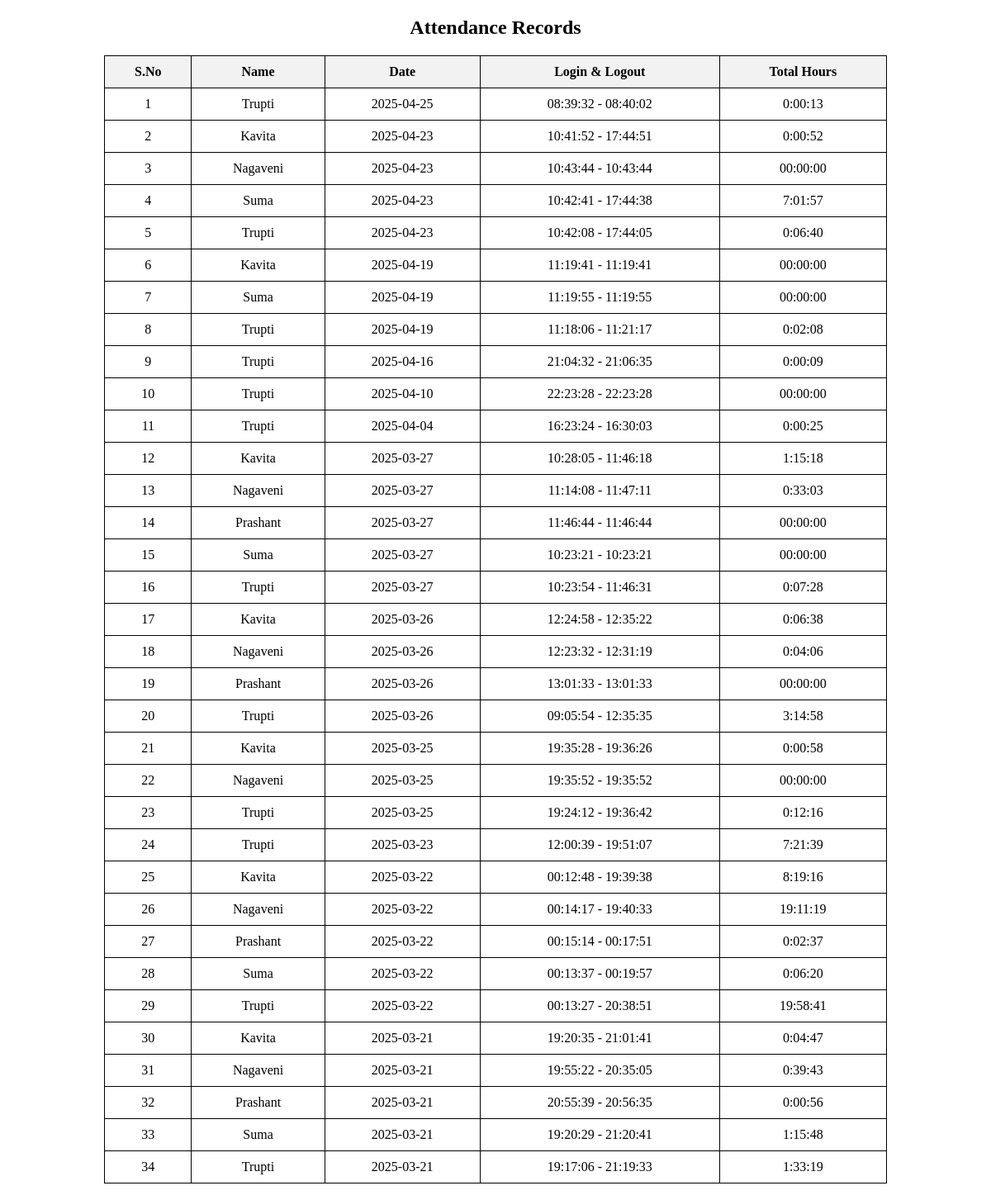
The page / on the database its author committed.
### tables this page shows
CREATE TABLE attendance (
            id INTEGER PRIMARY KEY AUTOINCREMENT,
            name TEXT NOT NULL,
            day TEXT NOT NULL,  -- Date of attendance entry
            login_logout TEXT NOT NULL,  -- Stores all login/logout times in one row per day
            total_hours TEXT NOT NULL,    -- Stores total hours for the day
            UNIQUE(name, day)  -- Ensure each student has only one row per day
        );

### app.py (the view)
@app.route('/')
def index():
    records = fetch_attendance()
    print("[DEBUG] Attendance Records Retrieved:", len(records))
    return render_template('attendance.html', attendance=records)

### templates/attendance.html (shortened to what this page needs)
<!DOCTYPE html>
<html lang="en">
<head>
</head>
<body>
    <h2 style="text-align:center;">Attendance Records</h2>
    <table>
        <tr>
            <th>S.No</th>
            <th>Name</th>
            <th>Date</th>
            <th>Login & Logout</th>
            <th>Total Hours</th>
        </tr>
        {% for row in attendance %}
        <tr>
            <td>{{ row[0] }}</td>
            <td>{{ row[1] }}</td>
            <td>{{ row[2] }}</td>
            <td>{{ row[3] }}</td>
            <td>{{ row[4] }}</td>
        </tr>
        {% endfor %}
    </table>
</body>
</html>

### templates/attendance.html (style rules this page uses)
table { width: 80%; margin: 20px auto; border-collapse: collapse; }
th, td { border: 1px solid black; padding: 10px; text-align: center; }
th { background-color: #f2f2f2; }

### rows shown on the page
attendance: row "1", name "Trupti", day "2025-04-25", row "08:39:32 - 08:40:02", total_hours "0:00:13"
attendance: row "2", name "Kavita", day "2025-04-23", row "10:41:52 - 17:44:51", total_hours "0:00:52"
attendance: row "3", name "Nagaveni", day "2025-04-23", row "10:43:44 - 10:43:44", total_hours "00:00:00"
attendance: row "4", name "Suma", day "2025-04-23", row "10:42:41 - 17:44:38", total_hours "7:01:57"
attendance: row "5", name "Trupti", day "2025-04-23", row "10:42:08 - 17:44:05", total_hours "0:06:40"
attendance: row "6", name "Kavita", day "2025-04-19", row "11:19:41 - 11:19:41", total_hours "00:00:00"
attendance: row "7", name "Suma", day "2025-04-19", row "11:19:55 - 11:19:55", total_hours "00:00:00"
attendance: row "8", name "Trupti", day "2025-04-19", row "11:18:06 - 11:21:17", total_hours "0:02:08"
attendance: row "9", name "Trupti", day "2025-04-16", row "21:04:32 - 21:06:35", total_hours "0:00:09"
attendance: row "10", name "Trupti", day "2025-04-10", row "22:23:28 - 22:23:28", total_hours "00:00:00"
attendance: row "11", name "Trupti", day "2025-04-04", row "16:23:24 - 16:30:03", total_hours "0:00:25"
attendance: row "12", name "Kavita", day "2025-03-27", row "10:28:05 - 11:46:18", total_hours "1:15:18"
attendance: row "13", name "Nagaveni", day "2025-03-27", row "11:14:08 - 11:47:11", total_hours "0:33:03"
attendance: row "14", name "Prashant", day "2025-03-27", row "11:46:44 - 11:46:44", total_hours "00:00:00"
attendance: row "15", name "Suma", day "2025-03-27", row "10:23:21 - 10:23:21", total_hours "00:00:00"
attendance: row "16", name "Trupti", day "2025-03-27", row "10:23:54 - 11:46:31", total_hours "0:07:28"
attendance: id "17", name "Kavita", day "2025-03-26", row "12:24:58 - 12:35:22", total_hours "0:06:38"
attendance: row "18", name "Nagaveni", day "2025-03-26", row "12:23:32 - 12:31:19", total_hours "0:04:06"
attendance: row "19", name "Prashant", day "2025-03-26", row "13:01:33 - 13:01:33", total_hours "00:00:00"
attendance: row "20", name "Trupti", day "2025-03-26", row "09:05:54 - 12:35:35", total_hours "3:14:58"
attendance: row "21", name "Kavita", day "2025-03-25", row "19:35:28 - 19:36:26", total_hours "0:00:58"
attendance: row "22", name "Nagaveni", day "2025-03-25", row "19:35:52 - 19:35:52", total_hours "00:00:00"
attendance: row "23", name "Trupti", day "2025-03-25", row "19:24:12 - 19:36:42", total_hours "0:12:16"
attendance: row "24", name "Trupti", day "2025-03-23", row "12:00:39 - 19:51:07", total_hours "7:21:39"
attendance: row "25", name "Kavita", day "2025-03-22", row "00:12:48 - 19:39:38", total_hours "8:19:16"
attendance: row "26", name "Nagaveni", day "2025-03-22", row "00:14:17 - 19:40:33", total_hours "19:11:19"
attendance: row "27", name "Prashant", day "2025-03-22", row "00:15:14 - 00:17:51", total_hours "0:02:37"
attendance: row "28", name "Suma", day "2025-03-22", row "00:13:37 - 00:19:57", total_hours "0:06:20"
attendance: row "29", name "Trupti", day "2025-03-22", row "00:13:27 - 20:38:51", total_hours "19:58:41"
attendance: row "30", name "Kavita", day "2025-03-21", row "19:20:35 - 21:01:41", total_hours "0:04:47"
attendance: row "31", name "Nagaveni", day "2025-03-21", row "19:55:22 - 20:35:05", total_hours "0:39:43"
attendance: row "32", name "Prashant", day "2025-03-21", row "20:55:39 - 20:56:35", total_hours "0:00:56"
attendance: row "33", name "Suma", day "2025-03-21", row "19:20:29 - 21:20:41", total_hours "1:15:48"
attendance: row "34", name "Trupti", day "2025-03-21", total_hours "19:17:06 - 21:19:33", total_hours "1:33:19"
